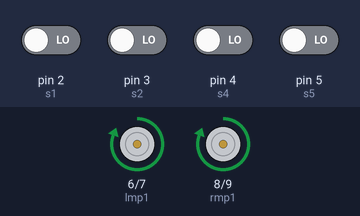
Recording of a sketch running on a simulated Arduino Uno, built with avr-gcc and run on an emulated ATmega328P. Parts: motor-driver pin pairs drawn as motors (green arrow = first pin HIGH = forward, orange = second pin HIGH = backward, longer = more drive). Inputs (shaded band) come from the test bench; at power-on: pin 2 (s1), pin 3 (s2), pin 4 (s4), pin 5 (s5) LOW.

Above: at 1.2 s.
1.3 s: pin 2 (s1) driven HIGH
At 2.5 s:
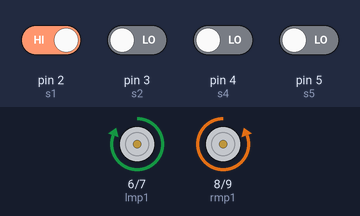
2.8 s: pin 2 (s1) driven LOW
At 3.8 s:
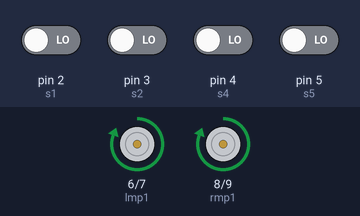
4.3 s: pin 5 (s5) driven HIGH
At 4.9 s:
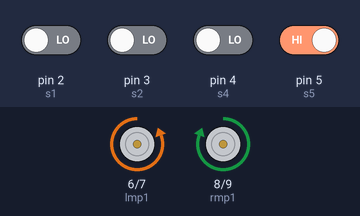
5.8 s: pin 5 (s5) driven LOW
At 6.1 s:
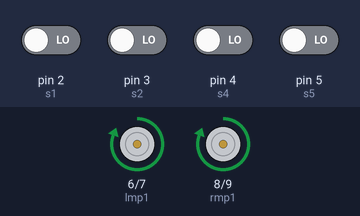
Timing chart, 0 to 8.3 s (numbered marks = the images above; inputs shaded):
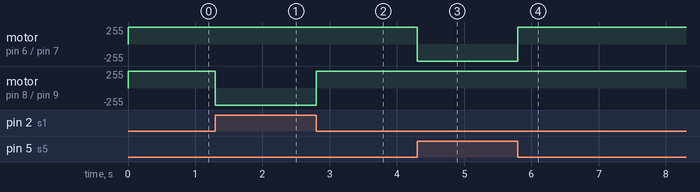

Measured:
- after the input at 1.3 s, motor on pin 8 (rmp1) / pin 9 (rmp2): forward 255/255 → backward 255/255 at once
- after the input at 2.8 s, motor on pin 8 (rmp1) / pin 9 (rmp2): backward 255/255 → forward 255/255 at once
- after the input at 4.3 s, motor on pin 6 (lmp1) / pin 7 (lmp2): forward 255/255 → backward 255/255 at once
- after the input at 5.8 s, motor on pin 6 (lmp1) / pin 7 (lmp2): backward 255/255 → forward 255/255 at once

The sketch:

lfr4ir.ino
```cpp
int s1 = 2;
int s2 = 3;
int s4 = 4;
int s5 = 5;

int lmp1 = 6;
int lmp2 = 7;
int rmp1 = 8;
int rmp2 = 9;

int maxspeed = 255;
int slowspeed = 255;

void setup(){
  pinMode(s1, INPUT);
  pinMode(s2, INPUT);
  pinMode(s4, INPUT);
  pinMode(s5, INPUT);

  pinMode(lmp1, OUTPUT);
  pinMode(lmp2, OUTPUT);
  pinMode(rmp1, OUTPUT);
  pinMode(rmp2, OUTPUT);
}

void forwmtn(){
    analogWrite(lmp1, maxspeed);
    digitalWrite(lmp2, LOW);
    analogWrite(rmp1, maxspeed);
    digitalWrite(rmp2, LOW);
}

void slowmtn(){
    analogWrite(lmp1, slowspeed);
    analogWrite(lmp2, 0);
    analogWrite(rmp1, slowspeed);
    analogWrite(rmp2, 0);
}

void leftmtn(){
    digitalWrite(lmp1, LOW);
    digitalWrite(lmp2, LOW);
    analogWrite(rmp1, maxspeed);
    digitalWrite(rmp2, LOW);
}

void leftmtnex(){
    digitalWrite(lmp1, LOW);
    analogWrite(lmp2, maxspeed);
    analogWrite(rmp1, maxspeed);
    digitalWrite(rmp2, LOW);
}

void rightmtn(){
    analogWrite(lmp1, maxspeed);
    digitalWrite(lmp2, LOW);
    digitalWrite(rmp1, LOW);
    digitalWrite(rmp2, LOW);
}

void rightmtnex(){
    analogWrite(lmp1, maxspeed);
    digitalWrite(lmp2, LOW);
    digitalWrite(rmp1, LOW);
    analogWrite(rmp2, maxspeed);
}

void loop(){
  if(digitalRead(s1) == HIGH && digitalRead(s2) == HIGH && digitalRead(s4) == HIGH && digitalRead(s5) == HIGH){
    forwmtn();
  }

  if(digitalRead(s1) == LOW && digitalRead(s2) == LOW && digitalRead(s4) == LOW && digitalRead(s5) == LOW){
    slowmtn();
  }

  if(digitalRead(s1) == HIGH && digitalRead(s2) == HIGH && digitalRead(s4) == LOW && digitalRead(s5) == HIGH){
   rightmtn();
  }

  if(digitalRead(s1) == HIGH && digitalRead(s2) == HIGH && digitalRead(s4) == HIGH && digitalRead(s5) == LOW){
   rightmtnex();
   delay(200);
  }

  if(digitalRead(s1) == LOW && digitalRead(s2) == HIGH && digitalRead(s4) == HIGH && digitalRead(s5) == HIGH){
    leftmtnex();
    delay(200);
  }

  if(digitalRead(s1) == HIGH && digitalRead(s2) == LOW && digitalRead(s4) == HIGH && digitalRead(s5) == HIGH){
    leftmtn();
  }

  if(digitalRead(s1) == LOW && digitalRead(s2) == LOW && digitalRead(s4) == HIGH && digitalRead(s5) == HIGH){
    leftmtnex();
  }

  if(digitalRead(s1) == LOW && digitalRead(s2) == LOW && digitalRead(s4) == LOW && digitalRead(s5) == HIGH){
    leftmtnex();
    delay(250);
  }

  if(digitalRead(s1) == HIGH && digitalRead(s2) == HIGH && digitalRead(s4) == LOW && digitalRead(s5) == LOW){
   rightmtnex();
  }

  if(digitalRead(s1) == HIGH && digitalRead(s2) == LOW && digitalRead(s4) == LOW && digitalRead(s5) == LOW){
   rightmtnex();
   delay(250);
  }

   if(digitalRead(s1) == HIGH && digitalRead(s2) == LOW && digitalRead(s4) == LOW && digitalRead(s5) == HIGH){
    forwmtn();
  }

  if(digitalRead(s1) == LOW && digitalRead(s2) == HIGH && digitalRead(s4) == HIGH && digitalRead(s5) == LOW){
    forwmtn();
  }
  if(digitalRead(s1) == HIGH && digitalRead(s2) == LOW && digitalRead(s4) == HIGH && digitalRead(s5) == LOW){
   rightmtnex();
  }
  if(digitalRead(s1) == LOW && digitalRead(s2) == HIGH && digitalRead(s4) == LOW && digitalRead(s5) == HIGH){
   leftmtnex();
  }
}
```
